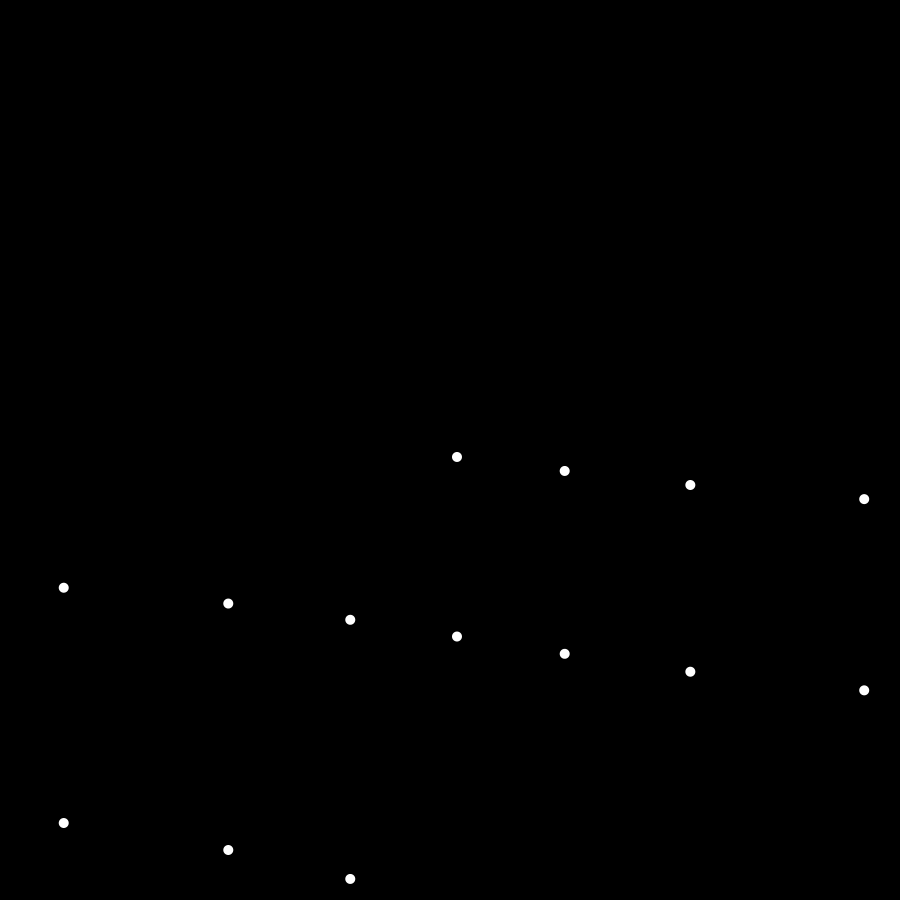
Frame 1 (no input)
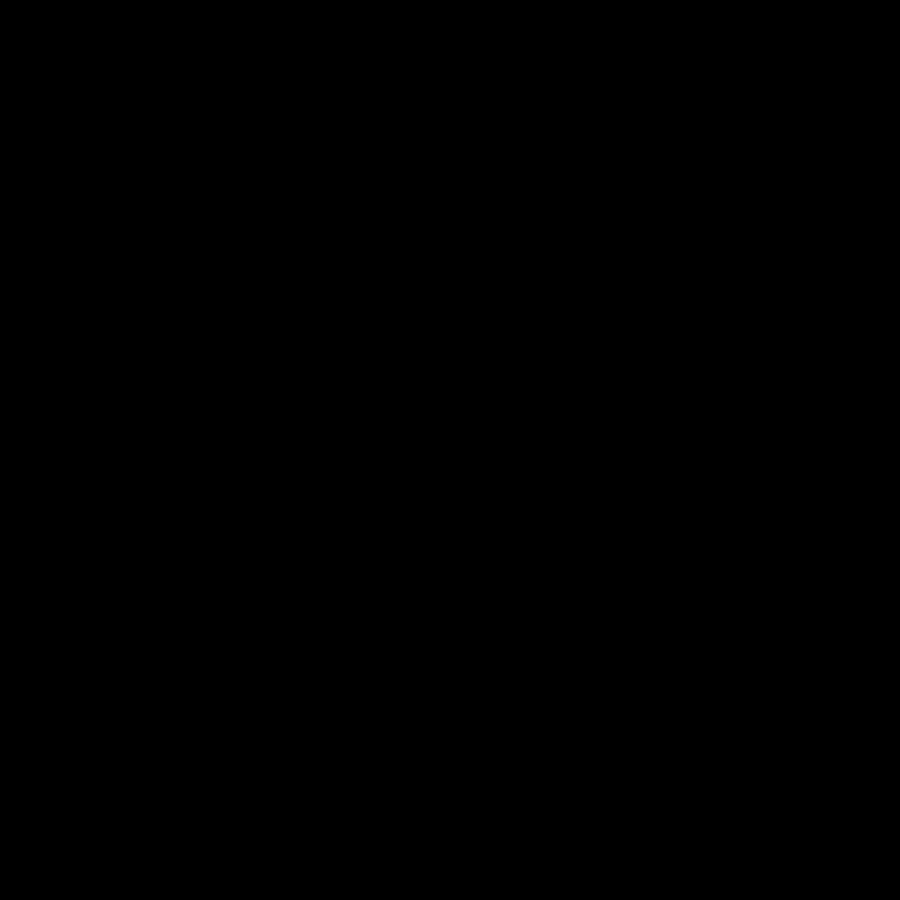
Frame 60 (the mouse pressed at the canvas centre just before this capture)
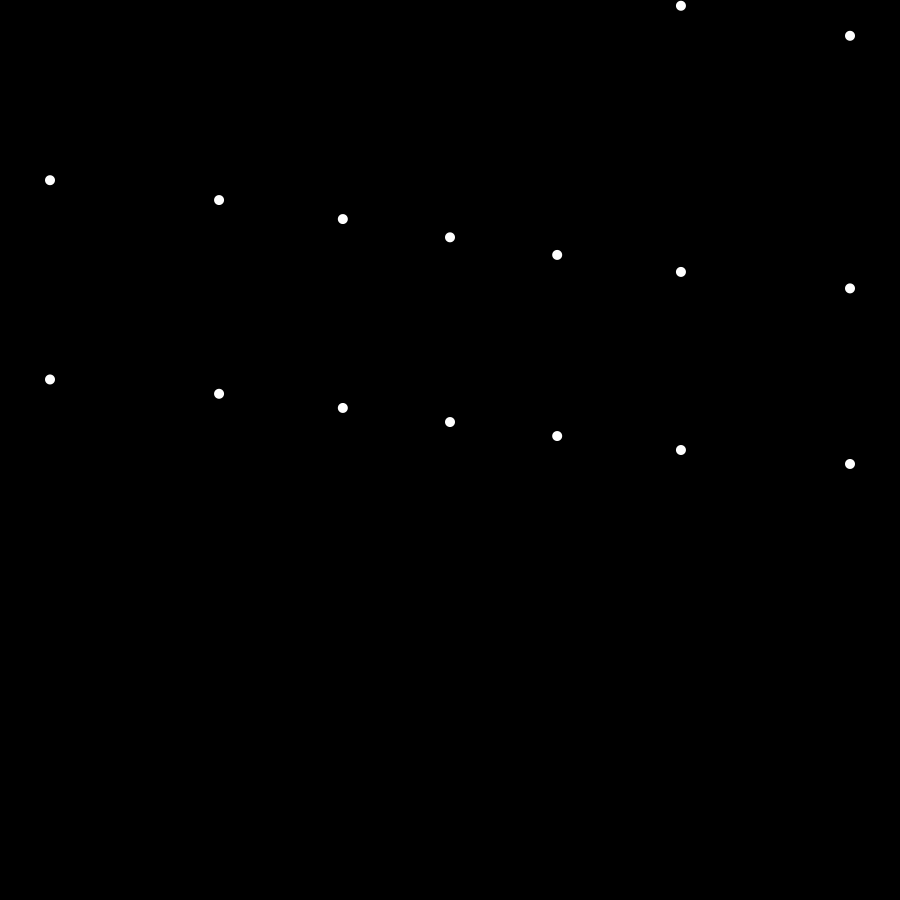
Frame 120 (the mouse held since frame 60 and released just before this capture)

The Processing sketch that drew these frames (run headless with seeded random() and noise(); from frame 60 on, the mouse is pressed at the canvas centre):

// Processing sketch: sketch_200828f
// ── sketch_200828f.pde
// template from: https://timrodenbroeker.de/courses/bauhaus-coding-workshop/wave-figures/

void setup(){
 size(900,900); 

  
}

void draw(){
  background(0);
  translate(width/2,height/2);
  
  // The amount of elements
  float amount = 36;
  
  // The size of the figure
  float magnitude = 400;
  
  fill(255);
  noStroke();
  
  for(int i = 0; i < amount; i++){
    
    // wave1 alters the x-axis
    float wave1 = tan(radians(frameCount + i * 15)) * magnitude;
    
    // wave2 alters the y-axis
    float wave2 = tan(radians(frameCount + i * 2)) * magnitude;
    
    float l = map(noise(wave1,wave2),0,1,10,100);
    circle(wave1,wave2,10);
    
    
  }

}
